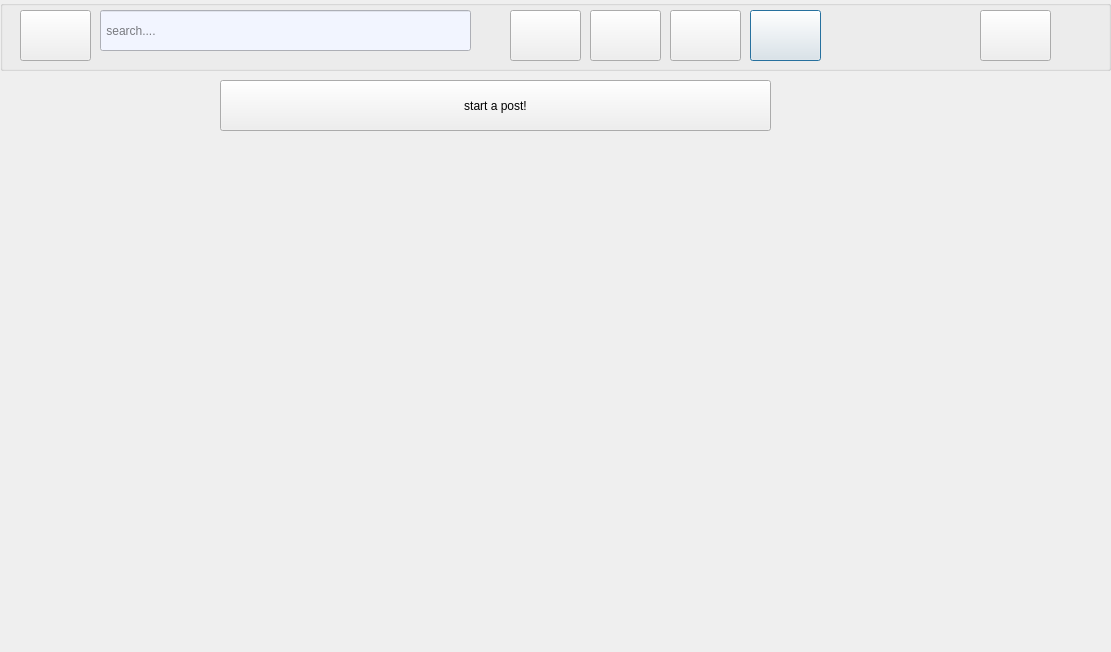
<?xml version="1.0" encoding="UTF-8"?>
<ui version="4.0">
 <class>fifthpage</class>
 <widget class="QDialog" name="fifthpage">
  <property name="geometry">
   <rect>
    <x>0</x>
    <y>0</y>
    <width>1111</width>
    <height>652</height>
   </rect>
  </property>
  <property name="windowTitle">
   <string>Dialog</string>
  </property>
  <property name="styleSheet">
   <string notr="true">background-image: url(:/new/prefix1/back2.jpg);</string>
  </property>
  <widget class="QGroupBox" name="groupBox">
   <property name="geometry">
    <rect>
     <x>0</x>
     <y>0</y>
     <width>1111</width>
     <height>71</height>
    </rect>
   </property>
   <property name="title">
    <string/>
   </property>
   <widget class="QPushButton" name="pushButton">
    <property name="geometry">
     <rect>
      <x>20</x>
      <y>10</y>
      <width>71</width>
      <height>51</height>
     </rect>
    </property>
    <property name="styleSheet">
     <string notr="true">border-image: url(:/new/prefix1/linkdin.jpg);</string>
    </property>
    <property name="text">
     <string/>
    </property>
   </widget>
   <widget class="QLineEdit" name="lineEdit">
    <property name="geometry">
     <rect>
      <x>100</x>
      <y>10</y>
      <width>371</width>
      <height>41</height>
     </rect>
    </property>
    <property name="styleSheet">
     <string notr="true">background-color: rgb(242, 245, 255);</string>
    </property>
    <property name="frame">
     <bool>true</bool>
    </property>
    <property name="placeholderText">
     <string> search....</string>
    </property>
   </widget>
   <widget class="QPushButton" name="home">
    <property name="geometry">
     <rect>
      <x>510</x>
      <y>10</y>
      <width>71</width>
      <height>51</height>
     </rect>
    </property>
    <property name="styleSheet">
     <string notr="true"/>
    </property>
    <property name="text">
     <string/>
    </property>
    <property name="default">
     <bool>true</bool>
    </property>
    <property name="flat">
     <bool>false</bool>
    </property>
   </widget>
   <widget class="QPushButton" name="network">
    <property name="geometry">
     <rect>
      <x>590</x>
      <y>10</y>
      <width>71</width>
      <height>51</height>
     </rect>
    </property>
    <property name="styleSheet">
     <string notr="true"/>
    </property>
    <property name="text">
     <string/>
    </property>
    <property name="default">
     <bool>true</bool>
    </property>
   </widget>
   <widget class="QPushButton" name="job">
    <property name="geometry">
     <rect>
      <x>670</x>
      <y>10</y>
      <width>71</width>
      <height>51</height>
     </rect>
    </property>
    <property name="styleSheet">
     <string notr="true"/>
    </property>
    <property name="text">
     <string/>
    </property>
    <property name="default">
     <bool>true</bool>
    </property>
   </widget>
   <widget class="QPushButton" name="me">
    <property name="geometry">
     <rect>
      <x>980</x>
      <y>10</y>
      <width>71</width>
      <height>51</height>
     </rect>
    </property>
    <property name="styleSheet">
     <string notr="true"/>
    </property>
    <property name="text">
     <string/>
    </property>
   </widget>
   <widget class="QPushButton" name="messaging">
    <property name="geometry">
     <rect>
      <x>750</x>
      <y>10</y>
      <width>71</width>
      <height>51</height>
     </rect>
    </property>
    <property name="styleSheet">
     <string notr="true"/>
    </property>
    <property name="text">
     <string/>
    </property>
    <property name="default">
     <bool>true</bool>
    </property>
   </widget>
  </widget>
  <widget class="QPushButton" name="postingButton">
   <property name="geometry">
    <rect>
     <x>220</x>
     <y>80</y>
     <width>551</width>
     <height>51</height>
    </rect>
   </property>
   <property name="layoutDirection">
    <enum>Qt::LeftToRight</enum>
   </property>
   <property name="styleSheet">
    <string notr="true">color: rgb(0, 0, 0);
font: 10pt &quot;MS Shell Dlg 2&quot;;</string>
   </property>
   <property name="text">
    <string>start a post!</string>
   </property>
  </widget>
 </widget>
 <resources/>
 <connections/>
</ui>
